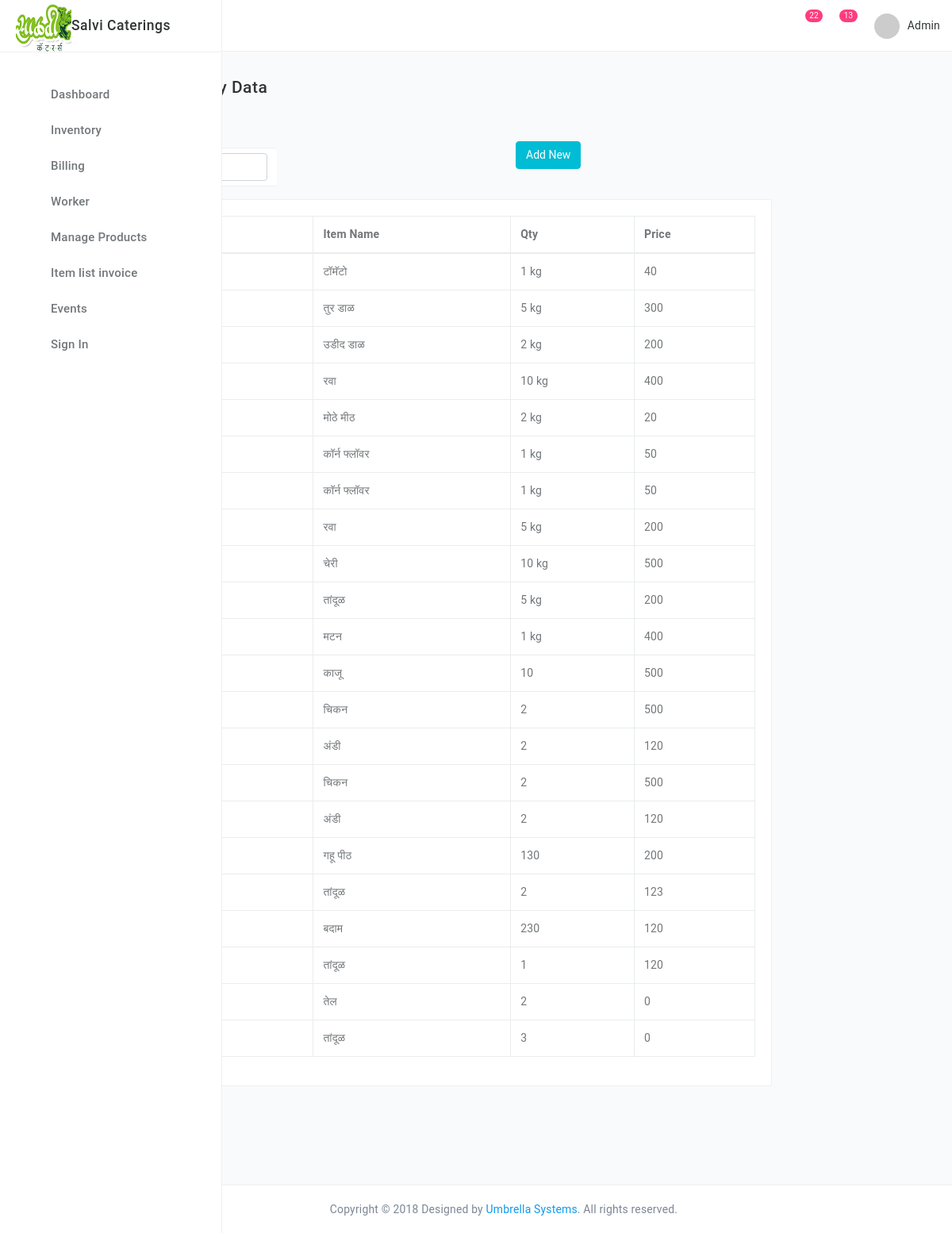
/inventory_catering_details.php, run on an earlier commit of the app's database.
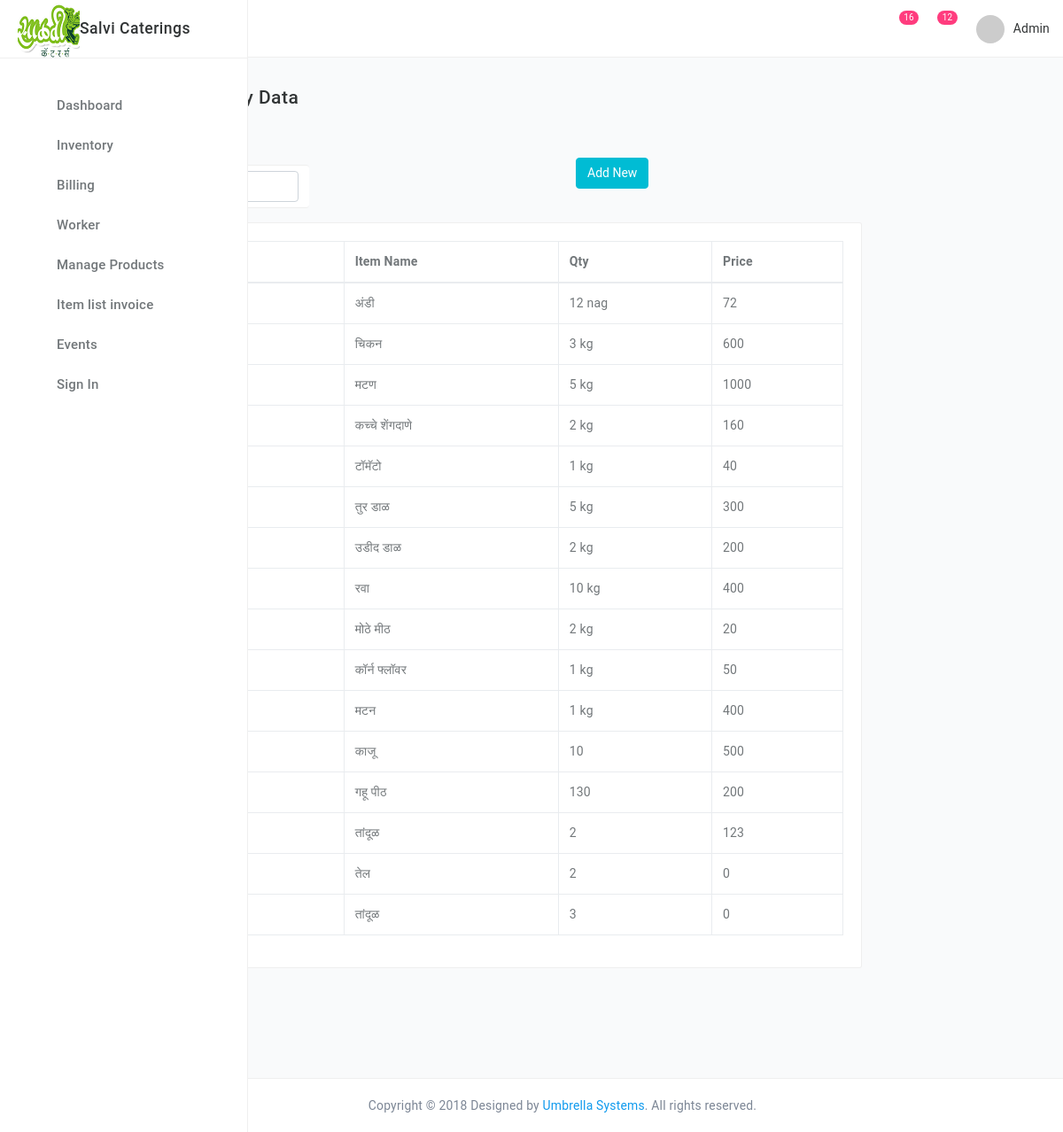
And on a later commit of the database.
### tables this page shows
CREATE TABLE `inventory_stock_cater` (
  `i_id` int(11) NOT NULL,
  `t_id` int(11) NOT NULL,
  `date` date NOT NULL,
  `item` varchar(100) NOT NULL,
  `qty` int(11) NOT NULL,
  `unit` varchar(50) NOT NULL,
  `price` int(11) NOT NULL
);

### inventory_catering_details.php (the view, shortened to what this page needs)
<?php include 'header.php';?>
 <main class="main-content bgc-grey-100">
        <div id="mainContent">
          <div class="container-fluid">
            <h4 class="c-grey-900 mT-10 mB-30">Catering Inventory Data</h4>
               <div class="row">
                    <div class="col-md-6">
                      <label class="fw-500">Search by date</label>
                      <div class="timepicker-input input-icon form-group">
                        <div class="input-group">
                        <div class="input-group-addon bgc-white bd bdwR-0">
                        </div>
                      </div>
                    </div>
                    </div>
                      <div class="col-md-6">
                      <div class="peer">
                    <a href="add_inventory_catering.php"> <button type="button"  name='but_search' class="btn btn-info add-new"><i class="icon-plus"></i> Add New</button></a>
                    </div>
                    </div>
                  </div>
      		<div class="col-md-10">
      			<div class="bgc-white bd bdrs-3 p-20 mB-20">
      			<div class="table-wrapper-scroll-y">
<?php
include "db.php";
$result = mysqli_query($con,"SELECT * FROM inventory_stock_cater order by(i_id) desc");
           echo "<table class='table table-bordered' id='myTable'>
                <thead>
                    <tr>
                      <th>Date</th>
                        <th>Item Name</th>
                        <th>Qty</th>
         <th>Price</th>
                    </tr>
                </thead>";
                while($row = mysqli_fetch_array($result))
{
echo "<tr>";
echo "<td>" . $row['date'] . "</td>";
echo "<td>" . $row['item'] . "</td>";
echo "<td>" . $row['qty'] . " ". $row['unit'] . "</td>";
echo "<td>" . $row['price'] . "</td>";
?>
<?php
echo "</tr>";
}
?>
<?php  echo "</table>";?>
</div>
      			</div>
      			</div>
      			</div>
      			</div>
      			</main>
<?php include 'footer.php';?>

### header.php (shortened to what this page needs)
<!DOCTYPE html>
<html>
<head>
	<link href="style.css" rel="stylesheet">
	</head>
	<body class="app">
<div>
	<div class="sidebar">
		<div class="sidebar-inner">
			<div class="sidebar-logo">
				<div class="peers ai-c fxw-nw"><div class="peer peer-greed">
					<a class="sidebar-link td-n" href="index.php" class="td-n">
						<div class="peers ai-c fxw-nw">
							<div class="peer">
								<div class="logo">
									<img src="img/logo1.png" alt="">
								</div>
							</div>
							<div class="peer peer-greed">
								<h5 class="lh-1 mB-0 logo-text">Salvi Caterings</h5>
							</div>
						</div>
					</a>
				</div>
			</div>
		</div>
		<ul class="sidebar-menu scrollable pos-r">
			<li class="nav-item mT-30 active">
				<a class="sidebar-link" href="index.php" default><span class="icon-holder"><i class="c-blue-500 ti-home"></i> </span><span class="title">Dashboard</span></a></li>
				<li class="nav-item dropdown"><a class="dropdown-toggle" href="javascript:void(0);"><span class="icon-holder"><i class="c-red-500 ti-shopping-cart"></i> </span><span class="title">Inventory</span> <span class="arrow"><i class="ti-angle-right"></i></span></a>
				</li>
				<li class="nav-item dropdown"><a class="dropdown-toggle" href="javascript:void(0);"><span class="icon-holder"><i class="c-deep-purple-500 ti-printer"></i> </span><span class="title">Billing</span> <span class="arrow"><i class="ti-angle-right"></i></span></a>
				</li>
				<li class="nav-item dropdown"><a class="dropdown-toggle" href="javascript:void(0);"><span class="icon-holder"><i class="c-orange-500 ti-id-badge"></i> </span><span class="title">Worker</span> <span class="arrow"><i class="ti-angle-right"></i></span></a>
				</li>
				<li class="nav-item dropdown"><a class="dropdown-toggle" href="javascript:void(0);"><span class="icon-holder"><i class="c-teal-500 ti-pinterest-alt"></i> </span><span class="title">Manage Products</span> <span class="arrow"><i class="ti-angle-right"></i></span></a>
				</li>
				<li class="nav-item"><a class="sidebar-link" href="invoices.php"><span class="icon-holder"><i class="c-brown-500 ti-menu-alt"></i> </span><span class="title">Item list invoice</span></a></li>
								<li class="nav-item"><a class="sidebar-link" href="event_info.php"><span class="icon-holder"><i class="c-deep-orange-500 ti-calendar"></i> </span><span class="title">Events</span></a></li>
				<li class="nav-item"><a class="sidebar-link" href="signin.php"><span class="icon-holder"><i class="c-blue-500 ti-share"></i> </span><span class="title">Sign In</span></a></li>
		</ul>
	</div>
</div>
<div class="page-container">
	<div class="header navbar">
		<div class="header-container">
			<ul class="nav-left">
				<li><a id="sidebar-toggle" class="sidebar-toggle" href="javascript:void(0);"><i class="ti-menu"></i></a></li>
			</ul>
			<?php
								include "db.php";
								$sql = "SELECT count(*) as i_id FROM inventory_stock_cater";
                                 $qry = mysqli_query($con, $sql);
                                 $row = mysqli_fetch_assoc($qry);
                                 $cntitem = $row['i_id'];
                                          $eventsql = "SELECT count(*) as c_id FROM event_info";
                                 $eventqry = mysqli_query($con, $eventsql);
                                 $row = mysqli_fetch_assoc($eventqry);
                                 $cntevent = $row['c_id'];
								?>
			<ul class="nav-right">
				<li class="notifications dropdown"><span class="counter bgc-red"><?php echo "$cntitem" ; ?></span> <a href="#" class="dropdown-toggle no-after" data-toggle="dropdown"><i class="ti-bell"></i></a>
</li>
<li class="notifications dropdown"><span class="counter bgc-blue"><?php echo "$cntevent" ; ?></span> <a href="#" class="dropdown-toggle no-after" data-toggle="dropdown"><i class="ti-email"></i></a>
</li>
<li class="dropdown"><a href="#" class="dropdown-toggle no-after peers fxw-nw ai-c lh-1" data-toggle="dropdown">
	<div class="peer mR-10">
		<img class="w-2r bdrs-50p" src="../../../randomuser.me/api/portraits/men/10.jpg" alt="">
	</div>
	<div class="peer"><span class="fsz-sm c-grey-900">Admin</span>
	</div>
</a>
</li>
</ul>
</div>
</div>

### footer.php (shortened to what this page needs)
<footer class="bdT ta-c p-30 lh-0 fsz-sm c-grey-600"><span>Copyright © 2018 Designed by
	<a href="http://umbrellasystems.co.in" target="_blank" title="Umbrella Systems">Umbrella Systems</a>. All rights reserved.</span>
				</footer>
			</div>
		</div>
		<script type="text/javascript" src="bundle.js"></script></body>
</html>

What changed in the data, as far as the page shows it:
removed inventory_stock_cater: item "कॉर्न फ्लॉवर", qty "1", unit "kg", price "50"
removed inventory_stock_cater: item "रवा", qty "5", unit "kg", price "200"
removed inventory_stock_cater: item "चेरी", qty "10", unit "kg", price "500"
removed inventory_stock_cater: item "तांदूळ", qty "5", unit "kg", price "200"
removed inventory_stock_cater: item "चिकन", qty "2", price "500"
removed inventory_stock_cater: item "अंडी", qty "2", price "120"
removed inventory_stock_cater: item "चिकन", qty "2", price "500"
removed inventory_stock_cater: item "अंडी", qty "2", price "120"
removed inventory_stock_cater: item "बदाम", qty "230", price "120"
removed inventory_stock_cater: item "तांदूळ", qty "1", price "120"
added inventory_stock_cater: item "अंडी", qty "12", unit "nag", price "72"
added inventory_stock_cater: item "चिकन", qty "3", unit "kg", price "600"
added inventory_stock_cater: item "मटण", qty "5", unit "kg", price "1000"
added inventory_stock_cater: item "कच्चे शेंगदाणे", qty "2", unit "kg", price "160"
Also different on the page:
$cntitem: "22" → "16"
$cntevent: "13" → "12"
